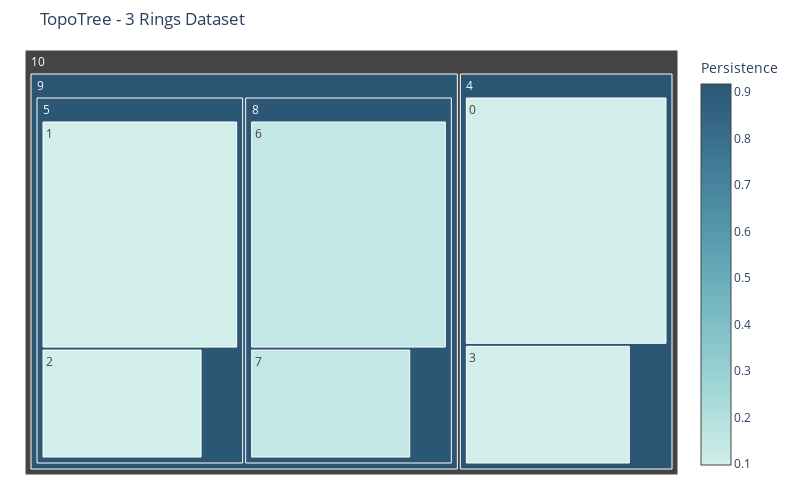

Notebook source saved alongside this figure:
### Code cell
fig = plot_hierarchical_treemap(df_comp_rings)
fig.update_layout(title='TopoTree - 3 Rings Dataset')
fig.show()

### Figure 1 — Plotly figure (JSON) as saved in the notebook; plotly's stock layout.template omitted (floating-point values rounded to 4 significant figures)
{"data": [{"branchvalues": "total", "hovertemplate": "<b>Component #%{label} </b> <br> Points: %{value}<br> Persistence: %{color:.2f}<br> Parent: #%{parent}", "labels": [0, 1, 2, 3, 4, 5, 6, 7, 8, 9, 10], "marker": {"colorbar": {"title": {"text": "Persistence"}}, "colors": [0.09777, 0.09777, 0.09777, 0.09777, 0.917, 0.9128, 0.1482, 0.1482, 0.9128, 0.917, null], "colorscale": [[0, "rgb(209, 238, 234)"], [0.1667, "rgb(168, 219, 217)"], [0.3333, "rgb(133, 196, 201)"], [0.5, "rgb(104, 171, 184)"], [0.6667, "rgb(79, 144, 166)"], [0.8333, "rgb(59, 115, 143)"], [1, "rgb(42, 86, 116)"]], "showscale": true}, "maxdepth": -1, "name": "", "parents": [4, 5, 5, 4, 10, 9, 8, 8, 9, 10, null], "type": "treemap", "values": [722, 722, 285, 285, 1070, 1070, 722, 285, 1070, 2140, 3210]}], "layout": {"height": 500, "margin": {"b": 25, "l": 25, "r": 25, "t": 50}, "title": {"text": "TopoTree - 3 Rings Dataset"}, "width": 800}}
